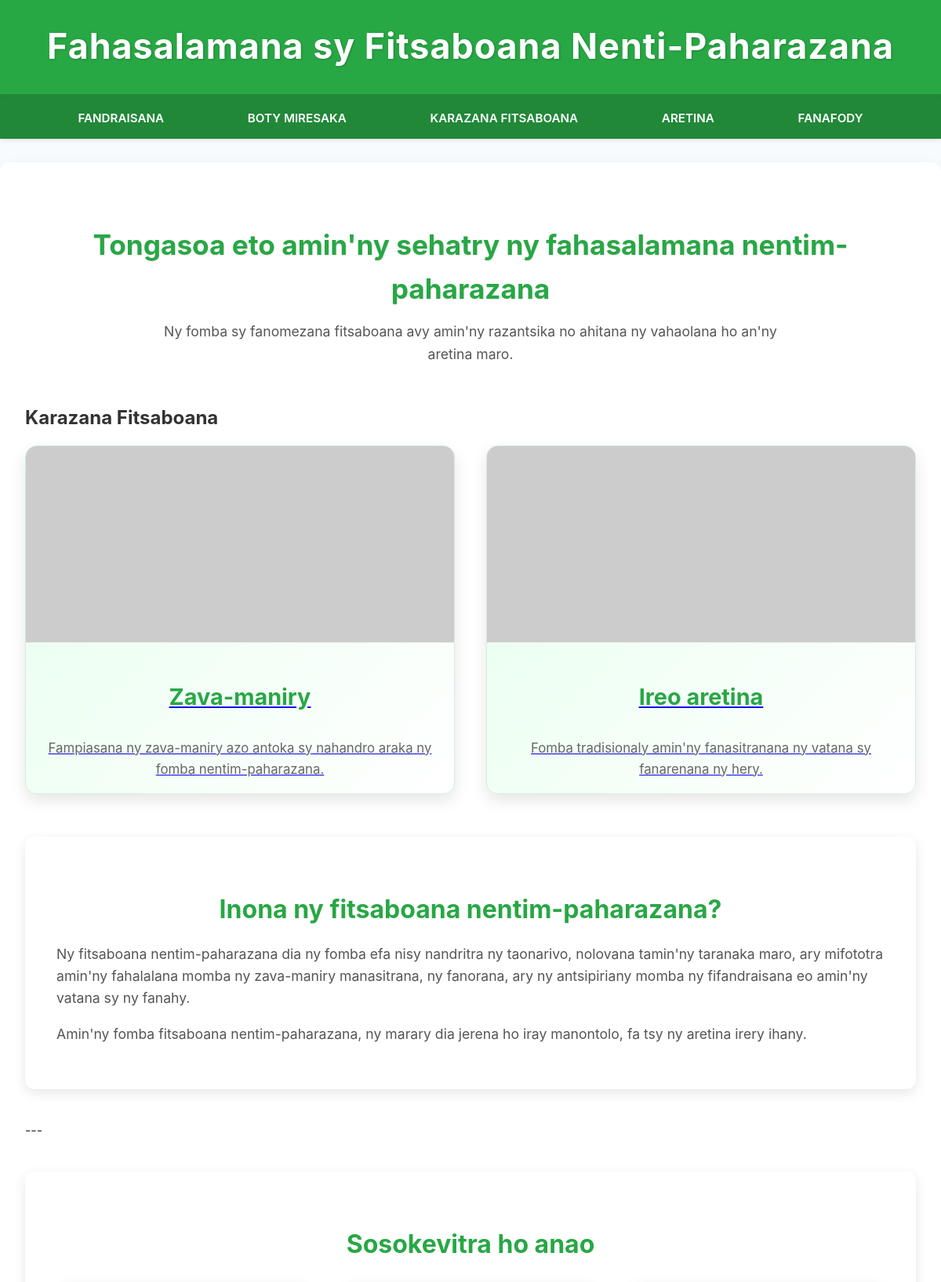
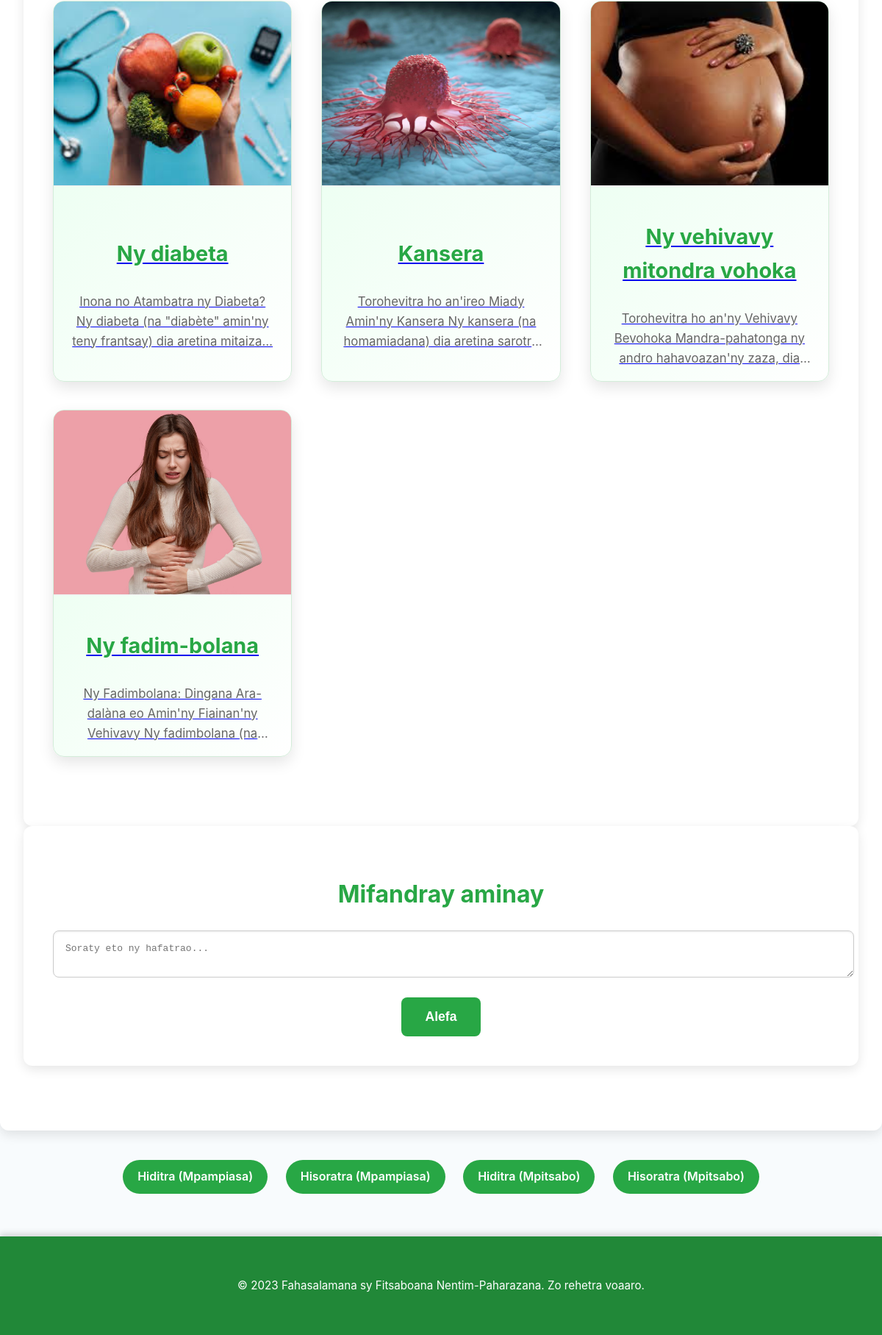
The page / on the database its author committed (2 pictures, top to bottom).
### fahasalamana/models.py (models this page shows, shortened)
class Sosokevitra(models.Model):
    lohateny = models.CharField(max_length=200)
    ambara = models.TextField(blank=True)
    sary = models.ImageField(upload_to='sary_sosokevitra/', blank=True, null= True)
    daty_nampidirana = models.DateTimeField(auto_now_add=True)

### fahasalamana/views.py (the view)
# urls.py: path('', fandraisana, name='fandraisana'), # Anaran'ny 'name' natao 'home' mba hifanaraka amin'ny template
def fandraisana(request):
    zavamaniry = ZavaManiry.objects.all()
    sosokevitra_list = list(Sosokevitra.objects.all())
    random.shuffle(sosokevitra_list)
    random_sosokevitra = sosokevitra_list[:4]  # tu peux ajuster le nombre
    return render(request, 'fandraisana.html', {
        'zavamaniry': zavamaniry,
        'random_sosokevitra': random_sosokevitra
    })

### fahasalamana/templates/fandraisana.html (shortened to what this page needs)
<!DOCTYPE html>
<html lang="mg">
<head>
</head>
<body>
    <header class="loham-pejy">
        <h1>Fahasalamana sy Fitsaboana Nenti-Paharazana</h1>
    </header>
    <nav class="sakafo-navigasiona">
        <ul>
            <li><a href="{% url 'fandraisana' %}">Fandraisana</a></li>
            <li><a href="{% url 'indexa' %}">Boty Miresaka</a></li>
            <li><a href="{% url 'zavamaniry_list' %}">Karazana Fitsaboana</a></li>
            <li><a href="{% url 'aretina_list' %}">Aretina</a></li>
            <li><a href="{% url 'fanafody_list' %}">Fanafody</a></li>
        </ul>
    </nav>
    <main class="votoaty-lehibe">
        <section class="fampidirana">
            <h2>Tongasoa eto amin'ny sehatry ny fahasalamana nentim-paharazana</h2>
            <p>Ny fomba sy fanomezana fitsaboana avy amin'ny razantsika no ahitana ny vahaolana ho an'ny aretina maro.</p>
        </section>
        <section>
            <h2 style="margin-bottom: 1rem;">Karazana Fitsaboana</h2>
            <div class="karazany-fitsaboana">
                <a href="{% url 'zavamaniry_list' %}">
                    <div class="karatra-fitsaboana">
                        <img src="https://placehold.co/600x400/28a745/ffffff?text=Zava-maniry" alt="Zava-maniry malagasy misy ravina maitso sy voninkazo fotsy" class="sary-karatra">
                        <div class="votoaty-karatra">
                            <h3 class="lohateny-karatra">Zava-maniry</h3>
                            <p>Fampiasana ny zava-maniry azo antoka sy nahandro araka ny fomba nentim-paharazana.</p>
                        </div>
                    </div>
                </a>
                <a href="{% url 'aretina_list' %}">
                    <div class="karatra-fitsaboana">
                        <img src="https://placehold.co/600x400/007bff/ffffff?text=Aretina" alt="Mpitsabo nentim-paharazana manao fanorana amin'ny tanana eo amin'ny lohan'ny marary" class="sary-karatra">
                        <div class="votoaty-karatra">
                            <h3 class="lohateny-karatra">Ireo aretina</h3>
                            <p>Fomba tradisionaly amin'ny fanasitranana ny vatana sy fanarenana ny hery.</p>
                        </div>
                    </div>
                </a>
            </div>
        </section>
        <section class="fizarana-lohahevitra">
            <h2 style="margin-bottom: 1rem;">Inona ny fitsaboana nentim-paharazana?</h2>
            <p>Ny fitsaboana nentim-paharazana dia ny fomba efa nisy nandritra ny taonarivo, nolovana tamin'ny taranaka maro, ary mifototra amin'ny fahalalana momba ny zava-maniry manasitrana, ny fanorana, ary ny antsipiriany momba ny fifandraisana eo amin'ny vatana sy ny fanahy.</p>
            <p>Amin'ny fomba fitsaboana nentim-paharazana, ny marary dia jerena ho iray manontolo, fa tsy ny aretina irery ihany.</p>
        </section>
        ---
        <section class="fizarana-sosokevitra">
            <h2>Sosokevitra ho anao</h2>
            <div class="sosokevitra-anatiny">
                {% for sosokevitra in random_sosokevitra %}
                <a href="{% url 'sosokevitra_detail' sosokevitra.pk %}">
                    <div class="karatra-fitsaboana">
                        {% if sosokevitra.sary %}
                            <img src="{{ sosokevitra.sary.url }}" alt="{{ sosokevitra.lohateny }}" class="sary-karatra">
                        {% else %}
                            <img src="https://placehold.co/600x400/cccccc/ffffff?text=Tsy+misy+sary" alt="Tsy misy sary" class="sary-karatra">
                        {% endif %}
                        <div class="votoaty-karatra">
                            <h3 class="lohateny-karatra">{{ sosokevitra.lohateny }}</h3>
                            <p>{{ sosokevitra.ambara|truncatechars:100 }}</p>
                        </div>
                    </div>
                </a>
                {% empty %}
                    <p>Mbola tsy misy sosokevitra azo aseho amin'izao fotoana izao.</p>
                {% endfor %}
            </div>
        </section>
        <section class="fizarana-hafatra">
            <h2>Mifandray aminay</h2>
            <form action="{% url 'pejy_hafatra' %}" method="post">
                <textarea class="faritra-soratra" placeholder="Soraty eto ny hafatrao..."></textarea>
                <button type="submit" class="bokotra-alefa">Alefa</button>
            </form>
        </section>
    </main>
    {% if not user.is_authenticated %}
        <div class="fitoeran-rohy-fidirana">
            <a href="{% url 'fidirana_mpampiasa' %}">Hiditra (Mpampiasa)</a>
            <a href="{% url 'fisoratana_mpampiasa' %}">Hisoratra (Mpampiasa)</a>
            <a href="{% url 'fidirana_mpitsabo' %}">Hiditra (Mpitsabo)</a>
            <a href="{% url 'fisoratana_mpitsabo' %}">Hisoratra (Mpitsabo)</a>
        </div>
    {% endif %}
    <footer class="tongony">
        <p>© 2023 Fahasalamana sy Fitsaboana Nentim-Paharazana. Zo rehetra voaaro.</p>
    </footer>
</body>
</html>

### fahasalamana/templates/fandraisana.html (style rules this page uses)
body { font-family: 'Inter', sans-serif; line-height: 1.6; margin: 0; padding: 0; background-color: #f8fbfd; color: #333; }
.loham-pejy { background-color: #28a745; color: white; padding: 1.5rem 0; text-align: center; border-bottom: 6px solid #218838; box-shadow: 0 4px 8px rgba(0, 0, 0, 0.15); }
.loham-pejy h1 { margin: 0; font-size: 2.8em; letter-spacing: 1px; text-shadow: 1px 1px 3px rgba(0, 0, 0, 0.2); }
.sakafo-navigasiona { background-color: #218838; padding: 0.8rem 0; text-align: center; box-shadow: 0 2px 5px rgba(0, 0, 0, 0.1); position: relative; z-index: 99; display: flex; justify-content: center; flex-wrap: wrap; }
.sakafo-navigasiona ul { list-style: none; padding: 0; margin: 0; display: flex; justify-content: center; flex-wrap: wrap; }
.sakafo-navigasiona li { margin: 0 15px; }
.sakafo-navigasiona a { color: white; text-decoration: none; margin: 0 1.2rem; padding: 0.7rem 1.2rem; border-radius: 25px; transition: background-color 0.3s ease, transform 0.2s ease; font-weight: 600; text-transform: uppercase; font-size: 0.95em; white-space: nowrap; }
.votoaty-lehibe { padding: 3rem 2rem; max-width: 1200px; margin: 30px auto; background-color: #ffffff; border-radius: 12px; box-shadow: 0 6px 15px rgba(0, 0, 0, 0.1); }
.fampidirana { text-align: center; margin-bottom: 3rem; }
.fampidirana h2 { font-size: 2.2em; color: #28a745; margin-bottom: 0.8rem; text-shadow: 0.5px 0.5px 1px rgba(0, 0, 0, 0.1); }
.fampidirana p { font-size: 1.1em; color: #555; max-width: 800px; margin: 0 auto; }
.karazany-fitsaboana, .sosokevitra-anatiny { display: grid; grid-template-columns: repeat(auto-fit, minmax(320px, 1fr)); gap: 2.5rem; margin-bottom: 3.5rem; justify-content: center; }
.karatra-fitsaboana { background: linear-gradient(135deg, #e6ffed 0%, #ffffff 100%); border-radius: 15px; overflow: hidden; box-shadow: 0 8px 20px rgba(0, 0, 0, 0.1); transition: transform 0.4s ease, box-shadow 0.4s ease; border: 1px solid #d4edda; display: flex; flex-direction: column; text-align: center; height: 100%; }
.sary-karatra { width: 100%; height: 250px; object-fit: cover; border-bottom: 1px solid #eee; margin-bottom: 1rem; }
.votoaty-karatra { padding: 0 1.5rem; flex-grow: 1; display: flex; flex-direction: column; justify-content: center; }
.lohateny-karatra { color: #28a745; margin-bottom: 0.75rem; font-size: 1.8em; font-weight: 700; text-align: center; white-space: normal; overflow: hidden; text-overflow: ellipsis; }
.votoaty-karatra p { font-size: 1.05em; color: #666; text-align: center; white-space: normal; overflow: hidden; text-overflow: ellipsis; display: -webkit-box; -webkit-line-clamp: 3; -webkit-box-orient: vertical; }
.fizarana-lohahevitra, .fizarana-hafatra { background: #ffffff; padding: 2.5rem; border-radius: 12px; margin-bottom: 2.5rem; box-shadow: 0 5px 15px rgba(0, 0, 0, 0.1); }
.fizarana-lohahevitra h2, .fizarana-hafatra h2, .fizarana-sosokevitra h2 { font-size: 2em; color: #28a745; margin-bottom: 1.5rem; text-align: center; }
.fizarana-lohahevitra p { font-size: 1.1em; color: #555; margin-bottom: 1rem; }
.faritra-soratra { width: 100%; padding: 1rem; margin-bottom: 1.2rem; border: 1px solid #ccc; border-radius: 8px; resize: vertical; font-size: 1em; box-shadow: inset 0 1px 3px rgba(0, 0, 0, 0.08); }
.bokotra-alefa { background: #28a745; color: white; border: none; padding: 1rem 2rem; border-radius: 8px; cursor: pointer; transition: background-color 0.3s ease, transform 0.2s ease; font-size: 1.1em; font-weight: 600; display: block; width: fit-content; margin: 0 auto; }
.tongony { background: #218838; color: white; text-align: center; padding: 2.5rem 0; margin-top: 3rem; font-size: 0.95em; box-shadow: 0 -4px 8px rgba(0, 0, 0, 0.15); }
.fitoeran-rohy-fidirana { text-align: center; margin: 20px auto; max-width: 1200px; padding: 0 20px; }
.fitoeran-rohy-fidirana a { display: inline-block; background-color: #28a745; color: white; padding: 10px 20px; margin: 10px; border-radius: 25px; text-decoration: none; transition: background-color 0.3s ease, transform 0.2s ease, box-shadow 0.3s ease; font-weight: 600; }
.fizarana-sosokevitra { background: #ffffff; padding: 2.5rem; border-radius: 12px; margin-top: 2.5rem; box-shadow: 0 5px 15px rgba(0, 0, 0, 0.1); }

### rows shown on the page
Sosokevitra: sary (picture), lohateny "Ny diabeta", ambara "Inona no Atambatra ny Diabeta? Ny diabeta (na \"diabète\" amin'ny teny frantsay) dia aretina mitaiza…"
Sosokevitra: sary (picture), lohateny "Kansera", ambara "Torohevitra ho an'ireo Miady Amin'ny Kansera Ny kansera (na homamiadana) dia aretina…"
Sosokevitra: sary (picture), lohateny "Ny vehivavy mitondra vohoka", ambara "Torohevitra ho an'ny Vehivavy Bevohoka Mandra-pahatonga ny andro hahavoazan'ny zaza,…"
Sosokevitra: sary (picture), lohateny "Ny fadim-bolana", ambara "Ny Fadimbolana: Dingana Ara-dalàna eo Amin'ny Fiainan'ny Vehivavy Ny fadimbolana…"
